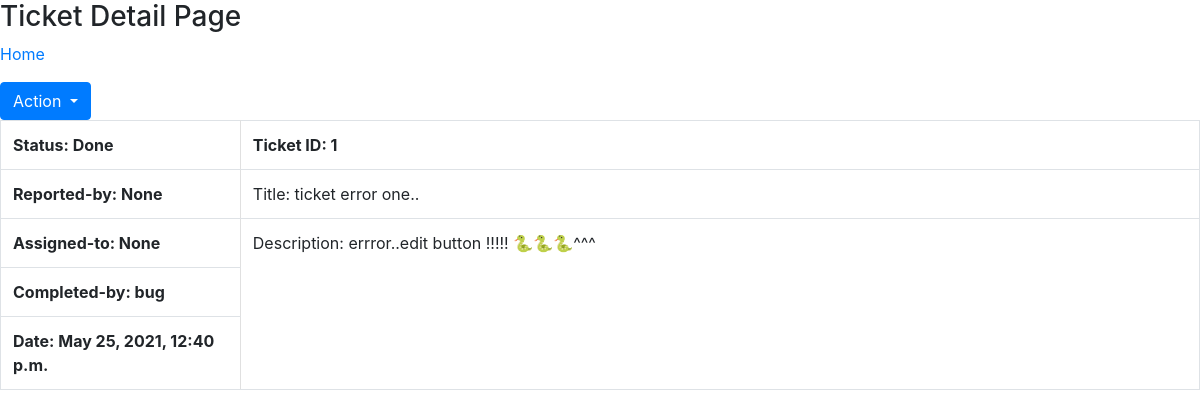
Screenshot of /ticket/1/ (signed in) with the database file from the repository.
### homepage/models.py (models this page shows, shortened)
class TicketModel(models.Model):
    title = models.CharField(max_length=200, null=True)
    date_filed = models.DateTimeField(auto_now_add=True)
    description = models.TextField(null=True)
    ticket_submitted = models.ForeignKey(CustomUser, related_name="ticket_submitted", on_delete=models.CASCADE, null=True) # noqa
    ticket_assigned = models.ForeignKey(CustomUser, related_name="ticket_assigned", on_delete=models.CASCADE, null=True) # noqa
    ticket_completed = models.ForeignKey(CustomUser, related_name="ticket_completed", on_delete=models.CASCADE, null=True) # noqa
    class ticket_status(models.TextChoices):
        New = 'N', ('New')
        InProgress = 'P', ('In Progress')
        Done = 'D', ('Done')
        Invalid = 'I', ('Invalid')
    status = models.CharField(
        max_length=10, choices=ticket_status.choices, default='New')

### customuser/models.py (models this page shows)
class CustomUser(AbstractUser):
    displayname = models.CharField(max_length=30)
    def __str__(self):
        return self.username

### homepage/views.py (the view)
@login_required(login_url='loginview')
def ticket_detail_view(request, ticket_id):
    ticket = TicketModel.objects.get(id=ticket_id)
    return render(request, 'ticket_detail.html', {'ticket': ticket})

### templates/ticket_detail.html (shortened to what this page needs)
{% extends 'home.html' %}
{% block content %}
<h3>Ticket Detail Page</h3>
<p>
    <a href="/">Home</a>
</p>
<table class="table table-bordered" >
    <thead>
        <tr>
          <div class="btn-group">
              <button type="button" class="btn btn-primary dropdown-toggle" data-toggle="dropdown" aria-haspopup="true" aria-expanded="false">
                Action
              </button>
            </div>
        </tr>
      </thead>
    <tbody>
      <tr>
        <th scope="row" style="border-right: 1px solid rgb(224, 224, 224)">Status: {{ ticket.status }}</th>
        <th>Ticket ID: {{ ticket.id}}</th>
      </tr>
<tr>
  <th scope="row" style="border-right: 1px solid rgb(224, 224, 224)">Reported-by: {{ ticket.ticket_submitted }}</th>
  <td >Title: {{ ticket.title }} </td>
</tr>
<tr>
  <th scope="row" style="border-right: 1px solid rgb(224, 224, 224)">Assigned-to:  {{ticket.ticket_assigned }}</th>
  <td style="width: 80%; border: none">Description: {{ ticket.description }}</td>
</tr>
<tr>
  <th scope="row"style="border-right: 1px solid rgb(224, 224, 224)">Completed-by: {{ticket.ticket_completed }}</th>
  <td style="border: none"></td>
</tr>
<tr>
    <th scope="row" style="border-right: 1px solid rgb(224, 224, 224)">Date: {{ ticket.date_filed }}</th>
    <td style="border: none"></td>
  </tr>
    </tbody>
  </table>
{%endblock%}

### rows the page displays
TicketModel: status "Done", id "1", ticket_submitted "None", title "ticket error one..", ticket_assigned "None", description "errror..edit button !!!!! 🐍🐍🐍^^^", ticket_completed "bug", date_filed "May 25, 2021, 12:40 p.m."
